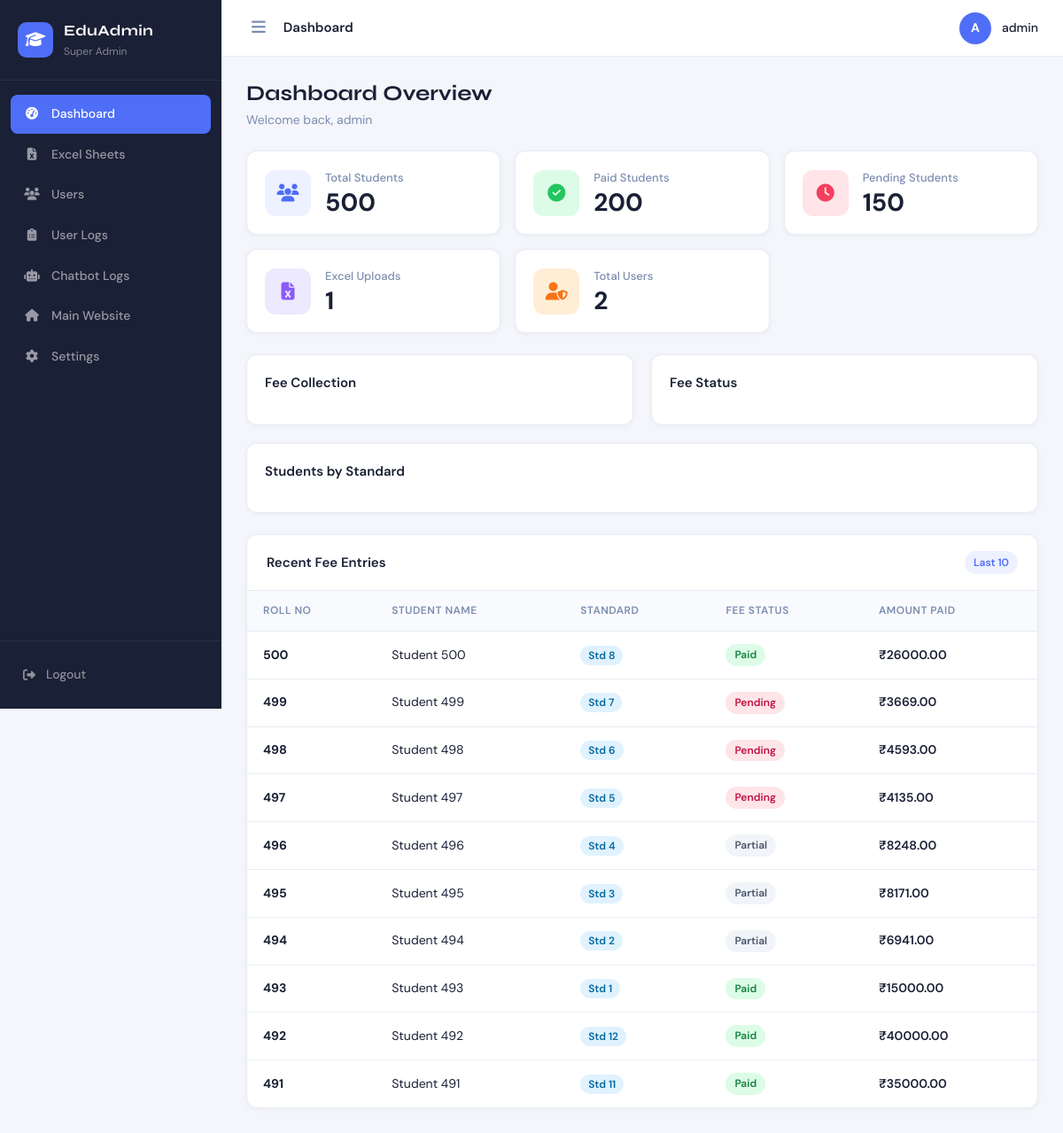
The page /admin-panel/ (signed in) on the database its author committed.
### excel_ai_chatbot/models.py (models this page shows, shortened)
class CustomUser(AbstractUser):
    ROLE_CHOICES = (
        ("superadmin", "Super Admin"),
        ("teacher", "Teacher"),
    )
    role = models.CharField(
        max_length=20,
        choices=ROLE_CHOICES,
        default="teacher"
    )

class Student(models.Model):
    FEE_STATUS_CHOICES = (
        ("Paid", "Paid"),
        ("Pending", "Pending"),
    )
    excel_file = models.ForeignKey(
        "ExcelUpload",
        on_delete=models.CASCADE,
        related_name="students",
        null=True,
        blank=True
    )
    roll_no = models.CharField(max_length=50)
    name = models.CharField(max_length=255)
    std = models.CharField(max_length=20)
    fee_status = models.CharField(
        max_length=20,
        choices=FEE_STATUS_CHOICES,
        default="Pending"
    )
    remaining_fee = models.DecimalField(
        max_digits=10,
        decimal_places=2,
        default=0
    )
    total_paid_fee = models.DecimalField(
        max_digits=10,
        decimal_places=2,
        default=0
    )
    created_at = models.DateTimeField(
        auto_now_add=True
    )

### admin_panel/views.py (the view)
# urls.py: path("", views.dashboard_view, name="dashboard"),
@superadmin_required
def dashboard_view(request):
    students = Student.objects.all()
    total_students = students.count()
    paid_students = students.filter(fee_status__iexact="Paid").count()
    pending_students = students.filter(fee_status__iexact="Pending").count()
    total_fee_paid = students.aggregate(total=Sum("total_paid_fee"))["total"] or 0
    total_fee_pending = students.aggregate(total=Sum("remaining_fee"))["total"] or 0
    last_students = students.order_by("-id")[:10]
    standards = {}
    for student in students:
        std = str(student.std).strip()
        standards[std] = standards.get(std, 0) + 1
    sorted_standards = sorted(
        standards.items(), key=lambda x: int(x[0]) if str(x[0]).isdigit() else 999
    )
    std_labels = [item[0] for item in sorted_standards]
    std_counts = [item[1] for item in sorted_standards]
    context = {
        "total_students": total_students,
        "paid_students": paid_students,
        "pending_students": pending_students,
        "total_users": CustomUser.objects.count(),
        "total_uploads": ExcelUpload.objects.count(),
        "total_fee_paid": total_fee_paid,
        "total_fee_pending": total_fee_pending,
        "std_labels": json.dumps(std_labels),
        "std_counts": json.dumps(std_counts),
        "last_students": last_students,
    }
    return render(request, "admin_panel/dashboard.html", context)

### admin_panel/views.py (called while the page is built)
def superadmin_required(view_func):
    @wraps(view_func)
    def wrapper(request, *args, **kwargs):
        if not request.user.is_authenticated:
            return redirect("login")
        if not hasattr(request.user, "role"):
            return redirect("login")
        if request.user.role != "superadmin":
            return redirect("dashboard")
        return view_func(request, *args, **kwargs)
    return wrapper

### admin_panel/templates/admin_panel/dashboard.html (shortened to what this page needs)
{% extends 'admin_panel/base.html' %}
{% block breadcrumb %}Dashboard{% endblock %}
{% block content %}
<div class="section-header">
  <div>
    <h1 class="section-title">Dashboard Overview</h1>
    <p class="section-subtitle">Welcome back, {{ request.user.first_name|default:request.user.username }}</p>
  </div>
</div>
<div class="stats-row">
  <div class="stat-card">
    <div class="stat-icon-wrap clr-blue"><i class="fa-solid fa-users"></i></div>
    <div class="stat-body">
      <p class="stat-label">Total Students</p>
      <h2 class="stat-value">{{ total_students }}</h2>
    </div>
  </div>
  <div class="stat-card">
    <div class="stat-icon-wrap clr-green"><i class="fa-solid fa-circle-check"></i></div>
    <div class="stat-body">
      <p class="stat-label">Paid Students</p>
      <h2 class="stat-value">{{ paid_students }}</h2>
    </div>
  </div>
  <div class="stat-card">
    <div class="stat-icon-wrap clr-red"><i class="fa-solid fa-clock"></i></div>
    <div class="stat-body">
      <p class="stat-label">Pending Students</p>
      <h2 class="stat-value">{{ pending_students }}</h2>
    </div>
  </div>
  <div class="stat-card">
    <div class="stat-icon-wrap clr-purple"><i class="fa-solid fa-file-excel"></i></div>
    <div class="stat-body">
      <p class="stat-label">Excel Uploads</p>
      <h2 class="stat-value">{{ total_uploads }}</h2>
    </div>
  </div>
  <div class="stat-card">
    <div class="stat-icon-wrap clr-orange"><i class="fa-solid fa-user-shield"></i></div>
    <div class="stat-body">
      <p class="stat-label">Total Users</p>
      <h2 class="stat-value">{{ total_users }}</h2>
    </div>
  </div>
</div>
<div class="charts-row">
  <div class="chart-card">
    <h3 class="chart-title">Fee Collection</h3>
  </div>
  <div class="chart-card">
    <h3 class="chart-title">Fee Status</h3>
  </div>
  <div class="chart-card chart-wide">
    <h3 class="chart-title">Students by Standard</h3>
  </div>
</div>
<div class="data-card">
  <div class="data-card-header">
    <h3>Recent Fee Entries</h3>
    <span class="badge-count">Last 10</span>
  </div>
  <div class="table-scroll">
    <table class="data-table">
      <thead>
        <tr>
          <th>Roll No</th>
          <th>Student Name</th>
          <th>Standard</th>
          <th>Fee Status</th>
          <th>Amount Paid</th>
        </tr>
      </thead>
      <tbody>
        {% for student in last_students %}
        <tr>
          <td><strong>{{ student.roll_no }}</strong></td>
          <td>{{ student.name }}</td>
          <td><span class="std-pill">Std {{ student.std }}</span></td>
          <td>
            {% if student.fee_status|lower == 'paid' %}
              <span class="badge badge-success">Paid</span>
            {% elif student.fee_status|lower == 'pending' %}
              <span class="badge badge-danger">Pending</span>
            {% else %}
              <span class="badge badge-secondary">{{ student.fee_status }}</span>
            {% endif %}
          </td>
          <td class="amount">₹{{ student.total_paid_fee }}</td>
        </tr>
        {% empty %}
        <tr><td colspan="5" class="empty-row"><i class="fa-solid fa-inbox"></i><br>No students found.</td></tr>
        {% endfor %}
      </tbody>
    </table>
  </div>
</div>
{% endblock %}

### admin_panel/templates/admin_panel/base.html (shortened to what this page needs)
{% load static %}
<!DOCTYPE html>
<html lang="en">
<head>
  <link rel="stylesheet" href="https://cdnjs.cloudflare.com/ajax/libs/font-awesome/6.7.2/css/all.min.css">
  <link rel="stylesheet" href="{% static 'admin_panel/css/admin.css' %}">
</head>
<body>
  {% include 'admin_panel/sidebar.html' %}
  <div class="main-content">
    <div class="topbar">
      <div class="topbar-left">
        <button class="sidebar-toggle" id="sidebarToggle"><i class="fa-solid fa-bars"></i></button>
        <span class="topbar-title">{% block breadcrumb %}Dashboard{% endblock %}</span>
      </div>
      <div class="topbar-right">
        <div class="topbar-avatar">{{ request.user.username|first|upper }}</div>
        <div class="topbar-username">{{ request.user.username }}</div>
      </div>
    </div>
    <div class="page-body">
      {% block content %}{% endblock %}
    </div>
  </div>
</body>
</html>

### rows shown on the page
CustomUser: user.username|first "A", user.username "admin", user.first_name "admin"
Student: roll_no "500", name "Student 500", std "8", fee_status "Paid", total_paid_fee "26000.00"
Student: roll_no "499", name "Student 499", std "7", fee_status "Pending", total_paid_fee "3669.00"
Student: roll_no "498", name "Student 498", std "6", fee_status "Pending", total_paid_fee "4593.00"
Student: roll_no "497", name "Student 497", std "5", fee_status "Pending", total_paid_fee "4135.00"
Student: roll_no "496", name "Student 496", std "4", fee_status "Partial", total_paid_fee "8248.00"
Student: roll_no "495", name "Student 495", std "3", fee_status "Partial", total_paid_fee "8171.00"
Student: roll_no "494", name "Student 494", std "2", fee_status "Partial", total_paid_fee "6941.00"
Student: roll_no "493", name "Student 493", std "1", fee_status "Paid", total_paid_fee "15000.00"
Student: roll_no "492", name "Student 492", std "12", fee_status "Paid", total_paid_fee "40000.00"
Student: roll_no "491", name "Student 491", std "11", fee_status "Paid", total_paid_fee "35000.00"

### other values the page prints
{{ total_students }} "500"
{{ paid_students }} "200"
{{ pending_students }} "150"
{{ total_uploads }} "1"
{{ total_users }} "2"
